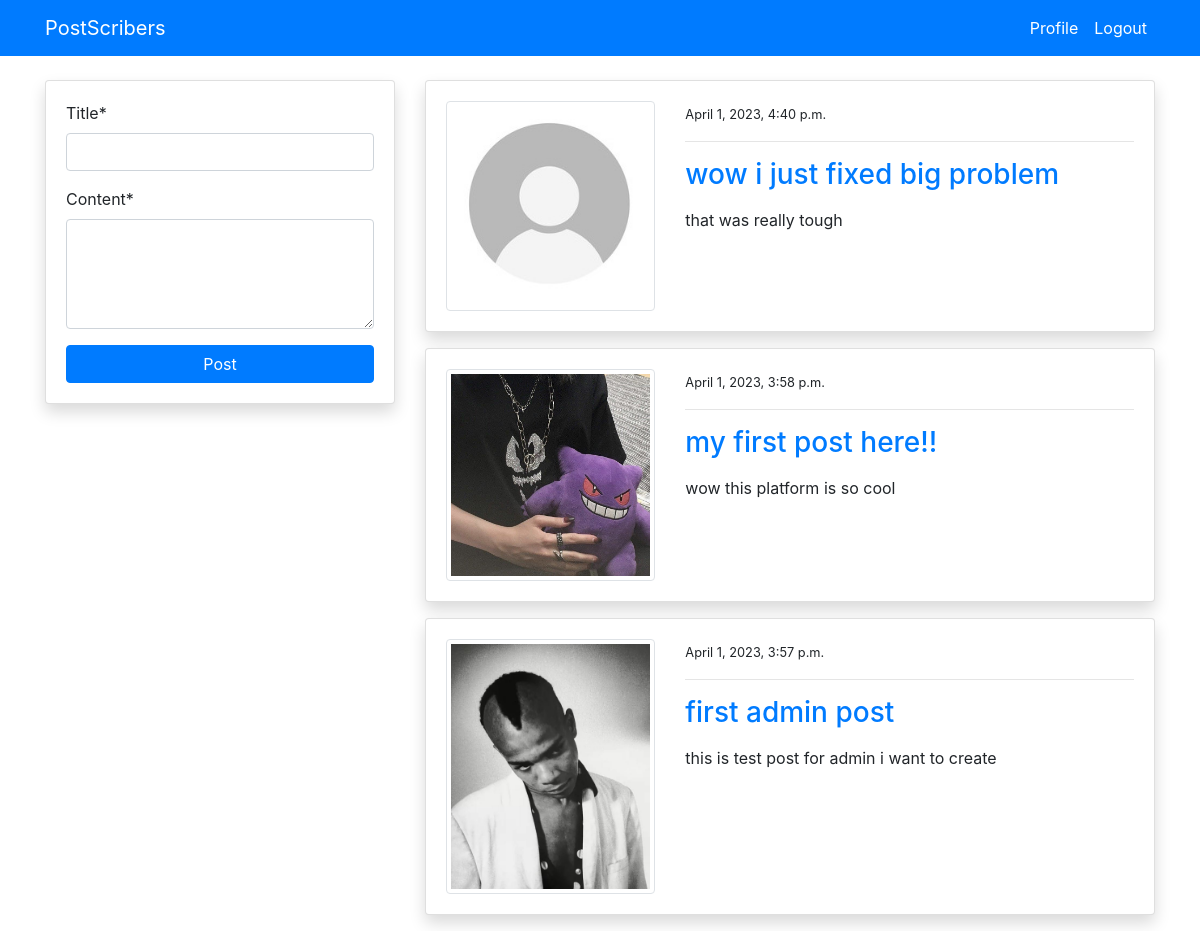
Screenshot of /blog/ (signed in) with the database file from the repository.
### blog/models.py (models this page shows, shortened)
class PostModel(models.Model):
    title = models.CharField(max_length=100)
    content = models.TextField()
    author = models.ForeignKey(User, on_delete=models.CASCADE)
    date_created = models.DateTimeField(auto_now_add=True)
    class Meta:
        ordering = ('-date_created',)

### users/models.py (models this page shows, shortened)
class ProfileModel(models.Model):
    user = models.OneToOneField(User, on_delete=models.CASCADE)
    image = models.ImageField(default='default.jpg', upload_to='profile', validators=[
                              FileExtensionValidator(['png', 'jpg'])])

### blog/views.py (the view)
# urls.py: path('blog/', views.index, name='blog-index'),
@login_required
def index(request):
    posts = PostModel.objects.all()
    if request.method == 'POST':
        form = PostModelForm(request.POST)
        if form.is_valid():
            instance = form.save(commit=False)
            instance.author = request.user
            instance.save()
            return redirect('blog-index')
    else:
        form = PostModelForm()
    context = {
        'posts': posts,
        'form': form
    }
    return render(request, 'blog/index.html', context)

### blog/forms.py
class PostModelForm(forms.ModelForm):
    content = forms.CharField(widget=forms.Textarea(attrs={'rows': 4}))
    class Meta:
        model = PostModel
        fields = ('title', 'content')

### templates/blog/index.html (shortened to what this page needs)
{% extends 'partials/base.html' %}
{% load crispy_forms_tags %}
{% load crispy_forms_filters %}
{% block content %}
<div class="container">
    <div class="row mt-5 pt-3">
        <div class="col-md-4">
            <div class="card my-3 shadow">
                <div class="card-body">
                    <form method="POST">
                        {{ form|crispy }}
                        <input class="btn btn-primary btn-block" type="submit" value="Post">
                    </form>
                </div>
            </div>
        </div>
        <div class="col-md-8">
            {% for post in posts %}
            <div class="card shadow my-3">
                <div class="card-body">
                    <div class="row">
                        <div class="col-md-4">
                            <img class="img-thumbnail" src="{{ post.author.profilemodel.image.url }}" alt="img">
                        </div>
                        <div class="col-md-8">
                            <small>{{ post.date_created }}</small>
                            <hr>
                            <a class="h3" href="{% url 'blog-post-detail' post.id %}">{{ post.title }}</a>
                            <p class="text-justify my-3">
                                {{ post.content }}
                            </p>
                        </div>
                    </div>
                </div>
            </div>
            {% endfor %}
        </div>
    </div>
</div>
{% endblock %}

### templates/partials/base.html (shortened to what this page needs)
{% load static %}
<!doctype html>
<html lang="en">
<head>
    <link rel="stylesheet" href="https://cdn.jsdelivr.net/npm/bootstrap@4.6.0/dist/css/bootstrap.min.css"
>
    <link rel="stylesheet" href="{% static '/style.css' %}">
</head>
<body>
    {% include 'partials/nav.html' %}
    {% block content %}
    {% endblock %}
</body>
</html>

### templates/partials/nav.html (shortened to what this page needs)
<nav class="navbar navbar-expand-lg navbar-primary bg-primary fixed-top">
    <div class="container">
        {% if request.user.is_authenticated %}
        <a class="navbar-brand text-white" href="{% url 'blog-index' %}">PostScribers</a>
        <div class="collapse navbar-collapse" id="navbarSupportedContent">
            <ul class="navbar-nav ml-auto">
                <li class="nav-item active">
                    <a class="nav-link text-white" href="{% url 'users-profile' %}">Profile </a>
                </li>
                <li class="nav-item">
                    <a class="nav-link text-white" href="{% url 'users-logout' %}">Logout</a>
                </li>
            </ul>
            {% endif %}
        </div>
    </div>
</nav>

### rows the page displays
PostModel: author.profilemodel.image (placeholder picture), date_created "April 1, 2023, 4:40 p.m.", title "wow i just fixed big problem", content "that was really tough"
PostModel: author.profilemodel.image (picture), date_created "April 1, 2023, 3:58 p.m.", title "my first post here!!", content "wow this platform is so cool"
PostModel: author.profilemodel.image (picture), date_created "April 1, 2023, 3:57 p.m.", title "first admin post", content "this is test post for admin i want to create"
